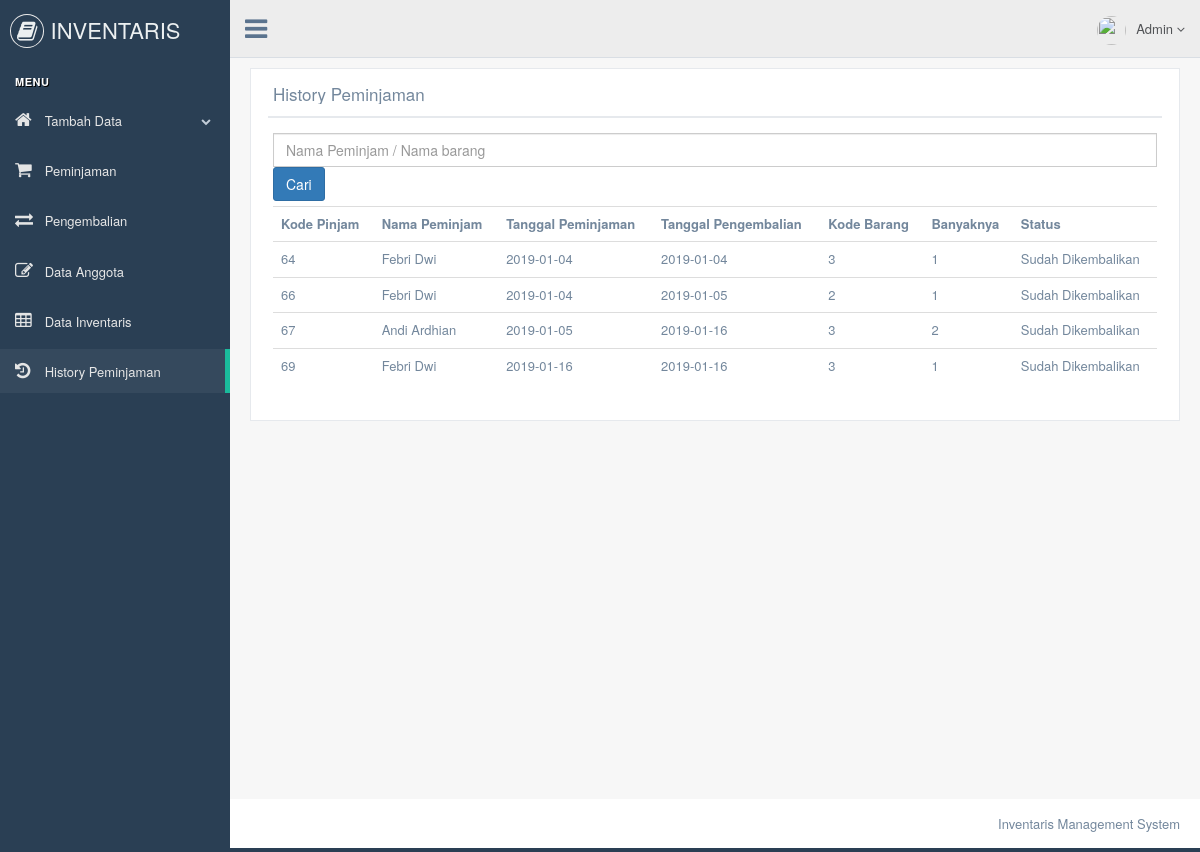
The page /history.php on the database its author committed.
### tables this page shows
CREATE TABLE `history` (
  `id` int(11) NOT NULL,
  `no_peminjaman` int(11) NOT NULL,
  `nama_peminjam` varchar(30) NOT NULL,
  `tgl_peminjaman` date NOT NULL,
  `tgl_pengembalian` date NOT NULL,
  `kode_barang` int(11) NOT NULL,
  `banyaknya` int(11) NOT NULL,
  `status` varchar(20) NOT NULL
);

### history.php (the view, shortened to what this page needs)
<?php
include 'top.php';
include 'koneksi_database.php'; ?>
<div class="right_col" role="main">
    <div class="">
        <div class="row" style="min-height:500px">
            <div class="col-md-12 col-sm-12 col-xs-12">
                <div class="x_panel">
                    <div class="x_title">
                        <h2>History Peminjaman</h2>
                        <div class="clearfix"></div>
                    </div>
                    <div class="x_content">
                        <form name="form1" action="" method="post">
                            <input type="text" name="t1" class="form-control" placeholder="Nama Peminjam / Nama barang">
                            <input type="submit" name="submit1" value="Cari" class="btn btn-primary">
                        </form>
                        <?php
                        if (isset($_POST["submit1"])) {
                            $res=mysqli_query($link,"select * from history where nama_peminjam like('%$_POST[t1]%') order by no_peminjaman");
                            echo "<table class=table table-primary table-bordered>";
                            echo "<tr>";
                            echo "<th>";echo "Kode Pinjam";echo "</th>";
                            echo "<th>";echo "Nama Peminjam";echo "</th>";
                            echo "<th>";echo "Tanggal Peminjaman";echo "</th>";
                            echo "<th>";echo "Tanggal Pengembalian";echo "</th>";
                            echo "<th>";echo "Kode Barang";echo "</th>";
                            echo "<th>";echo "Banyaknya";echo "</th>";
                            echo "<th>";echo "Status";echo "</th>";
                            echo "</tr>";
                            while ($row=mysqli_fetch_array($res)) {
                                echo "<tr>";
                                echo "<td>";echo $row['no_peminjaman'];echo "</td>";
                                echo "<td>";echo $row['nama_peminjam'];echo "</td>";
                                echo "<td>";echo $row['tgl_peminjaman'];echo "</td>";
                                echo "<td>";echo $row['tgl_pengembalian'];echo "</td>";
                                echo "<td>";echo $row['kode_barang'];echo "</td>";
                                echo "<td>";echo $row['banyaknya'];echo "</td>";
                                echo "<td>";echo $row['status'];echo "</td>";
                                echo "</tr>";
                            }
                            echo"</table>";
                        }
                        else{
                            $res=mysqli_query($link,"select * from history order by no_peminjaman");
                            echo "<table class=table table-bordered>";
                            echo "<tr>";
                            echo "<th>";echo "Kode Pinjam";echo "</th>";
                            echo "<th>";echo "Nama Peminjam";echo "</th>";
                            echo "<th>";echo "Tanggal Peminjaman";echo "</th>";
                            echo "<th>";echo "Tanggal Pengembalian";echo "</th>";
                            echo "<th>";echo "Kode Barang";echo "</th>";
                            echo "<th>";echo "Banyaknya";echo "</th>";
                            echo "<th>";echo "Status";echo "</th>";
                            echo "</tr>";
                            while ($row=mysqli_fetch_array($res)) {
                                echo "<tr>";
                                echo "<td>";echo $row['no_peminjaman'];echo "</td>";
                                echo "<td>";echo $row['nama_peminjam'];echo "</td>";
                                echo "<td>";echo $row['tgl_peminjaman'];echo "</td>";
                                echo "<td>";echo $row['tgl_pengembalian'];echo "</td>";
                                echo "<td>";echo $row['kode_barang'];echo "</td>";
                                echo "<td>";echo $row['banyaknya'];echo "</td>";
                                echo "<td>";echo $row['status'];echo "</td>";
                                echo "</tr>";
                            }
                            echo"</table>";
                        }
                        ?>
                    </div>
                </div>
            </div>
        </div>
    </div>
</div>
<?php
include 'footer.php';
?>

### rows shown on the page
history: no_peminjaman "64", nama_peminjam "Febri Dwi", tgl_peminjaman "2019-01-04", tgl_pengembalian "2019-01-04", kode_barang "3", banyaknya "1", status "Sudah Dikembalikan"
history: no_peminjaman "66", nama_peminjam "Febri Dwi", tgl_peminjaman "2019-01-04", tgl_pengembalian "2019-01-05", kode_barang "2", banyaknya "1", status "Sudah Dikembalikan"
history: no_peminjaman "67", nama_peminjam "Andi Ardhian", tgl_peminjaman "2019-01-05", tgl_pengembalian "2019-01-16", kode_barang "3", banyaknya "2", status "Sudah Dikembalikan"
history: no_peminjaman "69", nama_peminjam "Febri Dwi", tgl_peminjaman "2019-01-16", tgl_pengembalian "2019-01-16", kode_barang "3", banyaknya "1", status "Sudah Dikembalikan"
